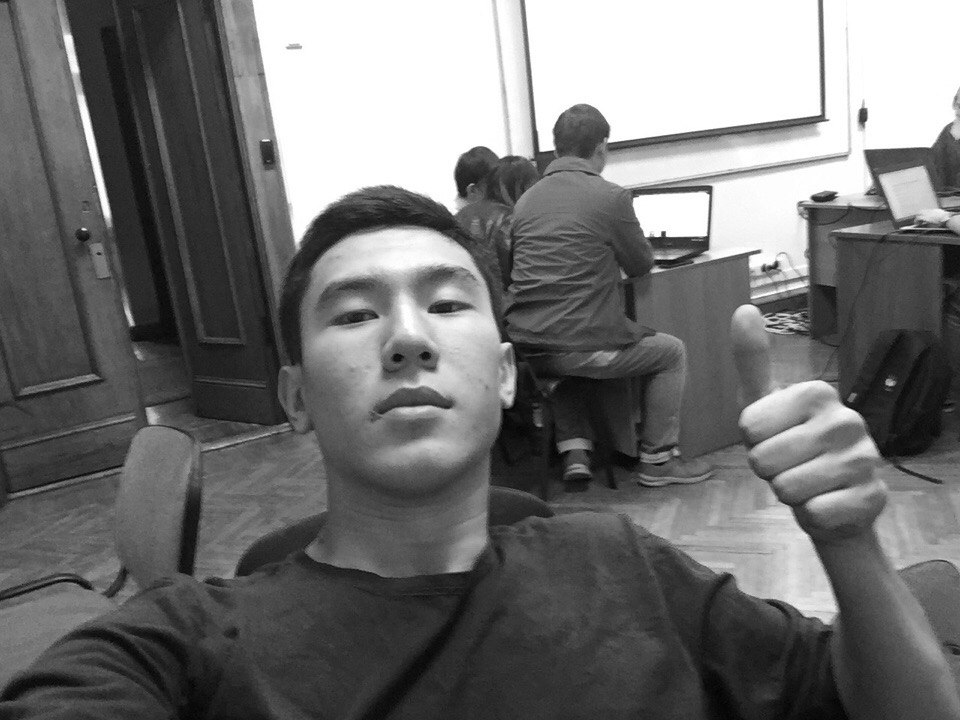
#> input picture lab4/1.jpg, 960 x 720 px
$ jupyter execute Lab4.ipynb
#> lines starting #> are read from the running program, lines starting #| are printed output that depends on the picture
# Pattern match
### Task: Сделайте self фото на некотором расстоянии от камеры с поднятой рукой. Сделайте crop вашей руки - это ваш шаблон. Исходное изображение - это матрица в которой вы будете искать шаблон.

[cell 1]
import numpy as np
import cv2
import matplotlib.pyplot as plt
import matplotlib.image as img
from PIL import Image
from skimage import data
from skimage.feature import match_template

image = cv2.imread('./1.jpg')
#> image is the input picture: shape (720, 960, 3); min 0, max 255, mean 113.8
gray_image = cv2.cvtColor(image, cv2.COLOR_BGR2GRAY)
image = gray_image
coin = image[300:600, 700:900]
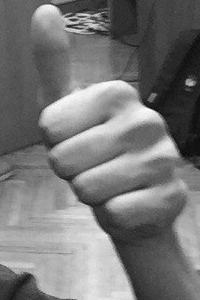
#> coin: shape (300, 200); min 4, max 255, mean 118.8


result = match_template(image, coin)
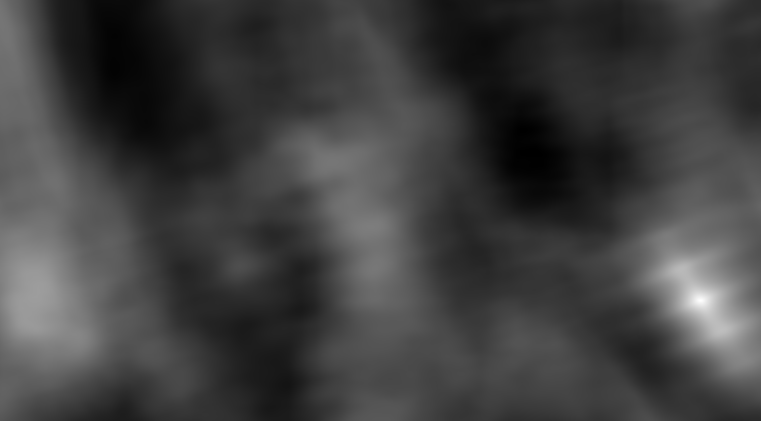
#> result: shape (421, 761) float64; min -0.476, max 1, mean -0.105; drawn with min black and max white
ij = np.unravel_index(np.argmax(result), result.shape)
#> ij = (300, 700)
x, y = ij[::-1]
#> x = 700; y = 300

fig = plt.figure(figsize=(8, 6))
ax1 = plt.subplot(1, 3, 1)
ax2 = plt.subplot(1, 3, 2)
ax3 = plt.subplot(1, 3, 3)

ax1.imshow(coin, cmap=plt.cm.gray)
ax1.set_axis_off()
ax1.set_title('template')

ax2.imshow(gray_image, cmap=plt.cm.gray)
ax2.set_axis_off()
ax2.set_title('image')
# highlight matched region
hcoin, wcoin = coin.shape
#> hcoin = 300; wcoin = 200
rect = plt.Rectangle((x, y), wcoin, hcoin, edgecolor='r', facecolor='none')
ax2.add_patch(rect)

ax3.imshow(result)
ax3.set_axis_off()
ax3.set_title('`match_template`\nresult')
# highlight matched region
ax3.autoscale(False)
ax3.plot(x, y, 'o', markeredgecolor='r', markerfacecolor='none', markersize=10)

plt.show()
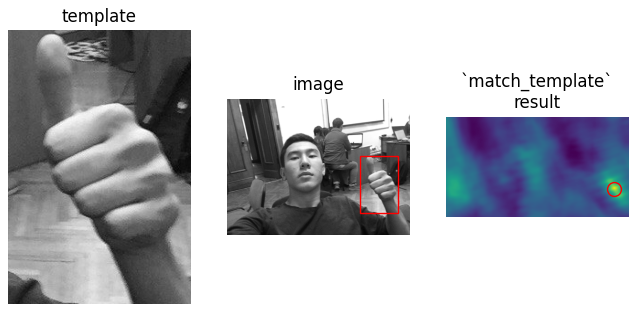
#> figure drawn by matplotlib, 3 panels

[cell 2]
import matplotlib.pyplot as plt
import matplotlib.image as img
import numpy as np

from skimage import data
from skimage.feature import match_template

image = img.imread('./1.jpg')
arm = image[300:600, 700:900]

result = match_template(image, arm)
#> result: shape (421, 761, 1) float64
ij = np.unravel_index(np.argmax(result), result.shape)
#> ij = (300, 700, 0)
z,x, y = ij[::-1]
#> z = 0
print(ij)
#| (300, 700, 0)

fig = plt.figure(figsize=(8, 3))
ax1 = plt.subplot(1, 3, 1)
ax2 = plt.subplot(1, 3, 2, adjustable='box-forced')
ax3 = plt.subplot(1, 3, 3, sharex=ax2, sharey=ax2, adjustable='box-forced')

ax1.imshow(arm, cmap=plt.cm.gray)
ax1.set_axis_off()
ax1.set_title('template')

ax2.imshow(image, cmap=plt.cm.gray)
ax2.set_axis_off()
ax2.set_title('image')
# highlight matched region
hcoin, wcoin, z = arm.shape
#> z = 3
print(arm.shape)
#| (300, 200, 3)
rect = plt.Rectangle((x, y), wcoin, hcoin, edgecolor='r', facecolor='none')
ax2.add_patch(rect)

ax3.imshow(result)
ax3.set_axis_off()
ax3.set_title('`match_template`\nresult')
# highlight matched region
ax3.autoscale(False)
ax3.plot(x, y, 'o', markeredgecolor='r', markerfacecolor='none', markersize=10)


plt.show()
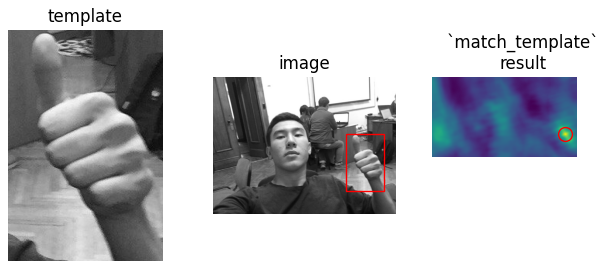
#> figure drawn by matplotlib, 3 panels
